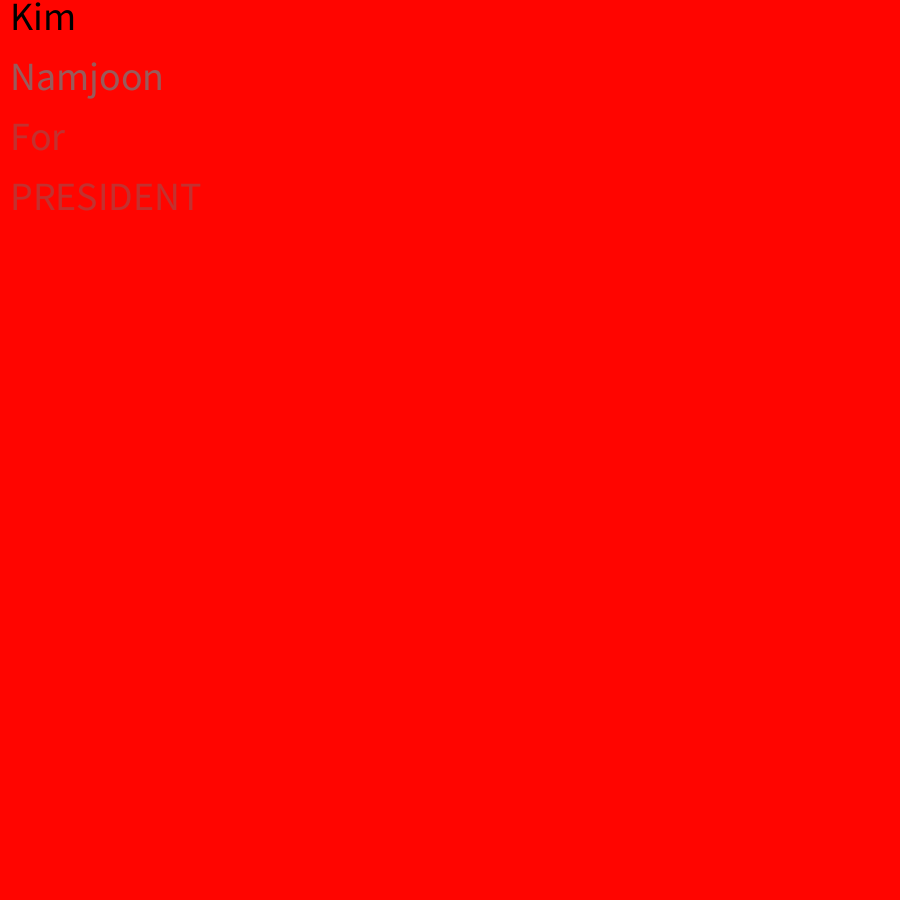
Frame 1 (no input)
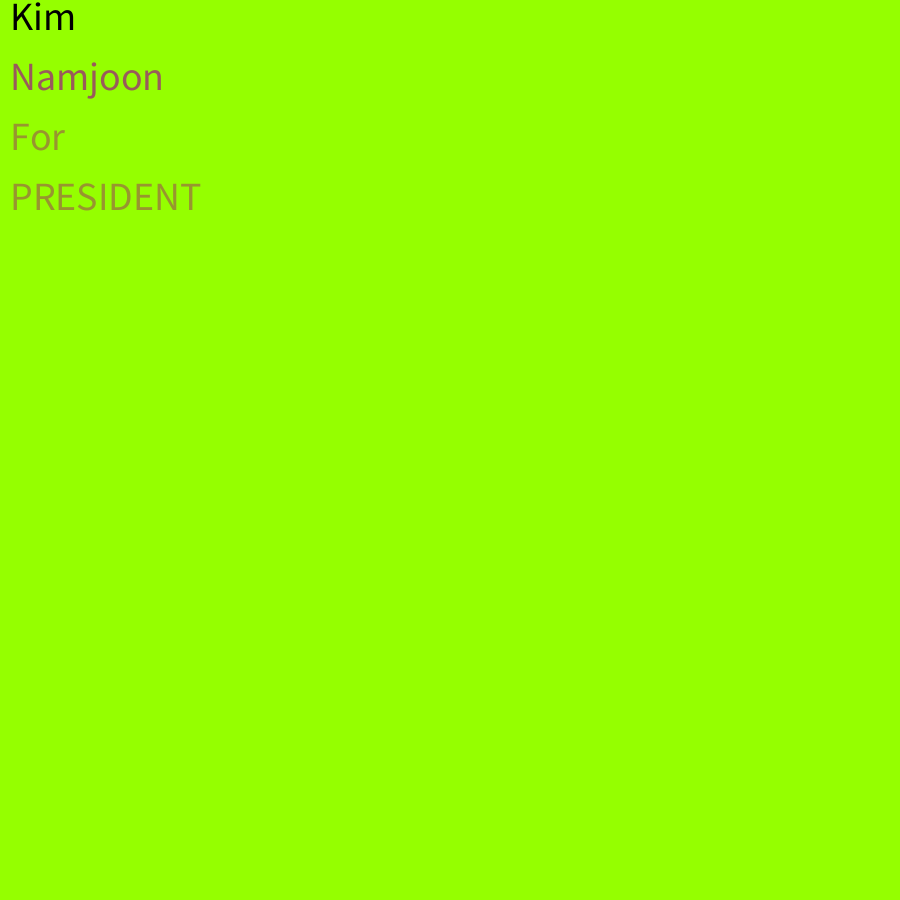
Frame 60 (the mouse pressed at the canvas centre just before this capture)
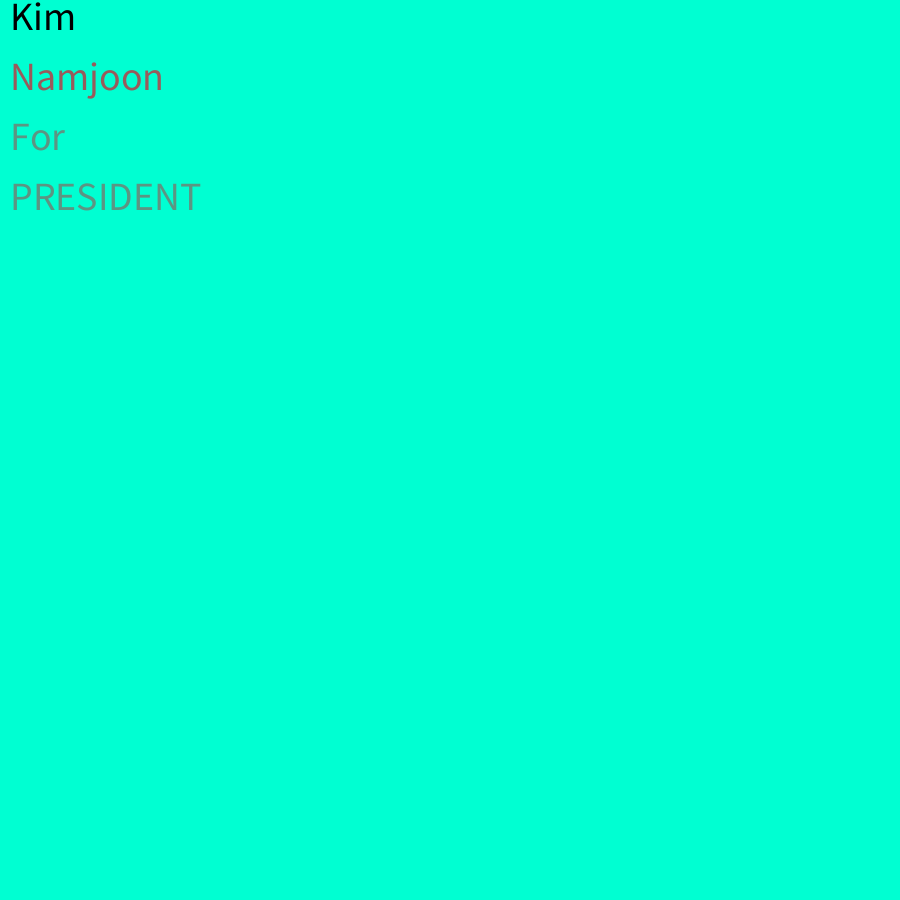
Frame 120 (the mouse held since frame 60 and released just before this capture)

The Processing sketch that drew these frames (run headless with seeded random() and noise(); from frame 60 on, the mouse is pressed at the canvas centre):

// Processing sketch: KIM_NAMJOON
// ── KIM_NAMJOON.pde
void setup() {
  size(900, 900);
  colorMode(HSB);
}

 
float c;

void draw() {
  if (c >= 255)  c=0;  else  c++;
  background(c, 255, 255);
  
    fill(0);
 textSize(40);
text("Kim", 10, 30); 
fill(0, 102, 153);
text("Namjoon", 10, 90);
fill(0, 122, 153, 153);
text("For" , 10, 150);
text("PRESIDENT" , 10, 210);
}
